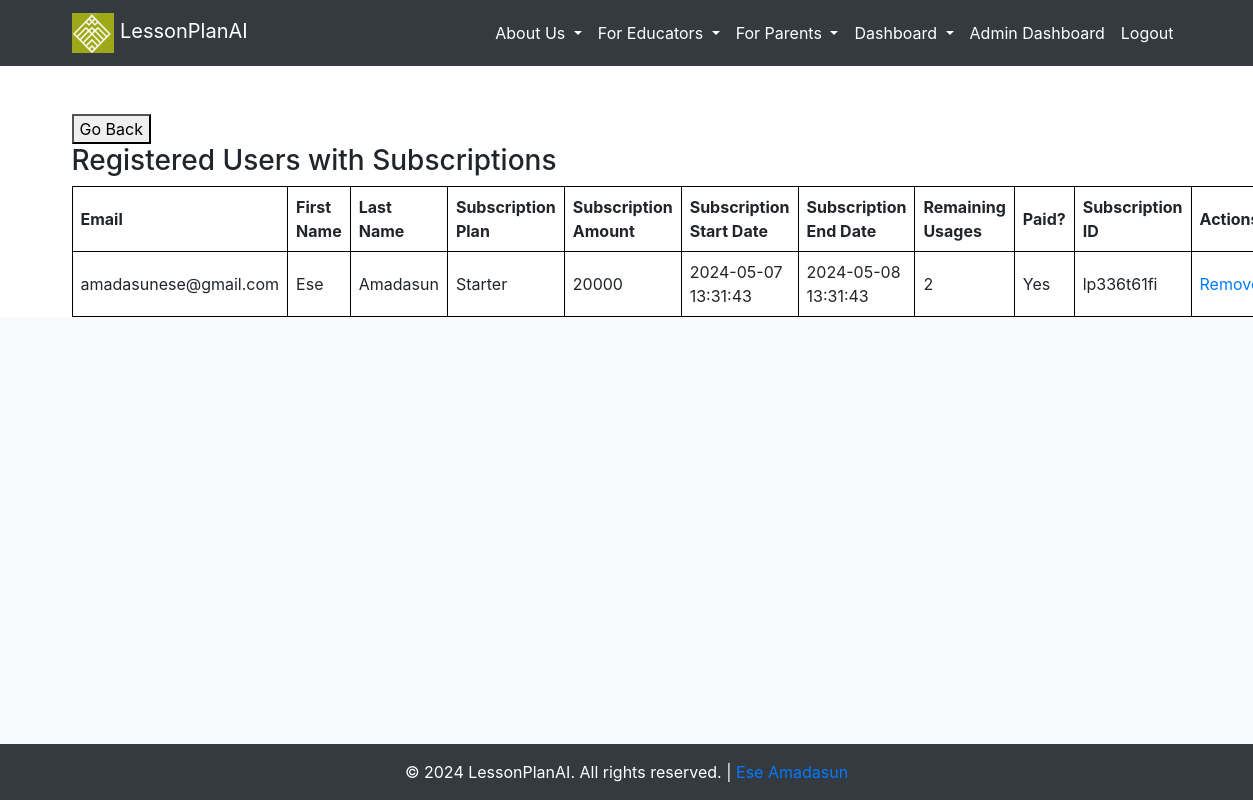
The app's page /subscribed_users (signed in) with its own data.
### src/accounts/models.py (models this page shows, shortened)
class User(UserMixin, db.Model):
    __tablename__ = "users"
    id = db.Column(db.Integer, primary_key=True)
    email = db.Column(db.String, unique=True, nullable=False)
    first_name = db.Column(db.String, nullable=False)
    last_name = db.Column(db.String, nullable=False)
    password = db.Column(db.String, nullable=False)
    created_on = db.Column(db.DateTime, nullable=False)
    is_admin = db.Column(db.Boolean, nullable=False, default=False)
    is_confirmed = db.Column(db.Boolean, nullable=True, default=False)
    confirmed_on = db.Column(db.DateTime, nullable=True)
    subscription = db.relationship('Subscription', backref='user', uselist=False)
    tutor = db.relationship('Tutor', backref='user', uselist=False)

class Subscription(db.Model):
    __tablename__ = "subscriptions"
    id = db.Column(db.Integer, primary_key=True)
    plan = db.Column(db.String(50))
    amount = db.Column(db.Integer)
    start_date = db.Column(db.DateTime, default=datetime.utcnow)
    end_date = db.Column(db.DateTime)
    remaining_usages = db.Column(db.Integer)
    paid = db.Column(db.Boolean, default=False)
    user_id = db.Column(db.Integer, db.ForeignKey('users.id'), nullable=False)
    paystack_subscription_id = db.Column(db.String(50), nullable=False)

### src/core/views.py (the view)
@core_bp.route('/subscribed_users')
def subscribed_users():
    users = User.query.filter(User.subscription != None).all()
    return render_template('accounts/subscribed_users.html', users=users)

### src/__init__.py (called while the page is built)
@login_manager.user_loader
def load_user(user_id):
    return User.query.filter(User.id == int(user_id)).first()

### src/templates/accounts/subscribed_users.html
{% extends "_base.html" %}
{% block content %}
<button onclick="window.history.back();">Go Back</button>
<br>
<h3>Registered Users with Subscriptions</h3>
  <table style="border-collapse: collapse; width: 100%;">
    <tr>
      <th style="border: 1px solid black;">Email</th>
      <th style="border: 1px solid black;">First Name</th>
      <th style="border: 1px solid black;">Last Name</th>
      <th style="border: 1px solid black;">Subscription Plan</th>
      <th style="border: 1px solid black;">Subscription Amount</th>
      <th style="border: 1px solid black;">Subscription Start Date</th>
      <th style="border: 1px solid black;">Subscription End Date</th>
      <th style="border: 1px solid black;">Remaining Usages</th>
      <th style="border: 1px solid black;">Paid?</th>
      <th style="border: 1px solid black;">Subscription ID</th>
      <th style="border: 1px solid black;">Actions</th>
    </tr>
    {% for user in users %}
      {% if user.subscription %}
        <tr>
          <td style="border: 1px solid black;">{{ user.email }}</td>
          <td style="border: 1px solid black;">{{ user.first_name }}</td>
          <td style="border: 1px solid black;">{{ user.last_name }}</td>
          <td style="border: 1px solid black;">{{ user.subscription.plan }}</td>
          <td style="border: 1px solid black;">{{ user.subscription.amount }}</td>
          <td style="border: 1px solid black;">{{ user.subscription.start_date.strftime('%Y-%m-%d %H:%M:%S') }}</td>
          <td style="border: 1px solid black;">{{ user.subscription.end_date.strftime('%Y-%m-%d %H:%M:%S') }}</td>
          <td style="border: 1px solid black;">{{ user.subscription.remaining_usages }}</td>
          <td style="border: 1px solid black;">{{ 'Yes' if user.subscription.paid else 'No' }}</td>
          <td style="border: 1px solid black;">{{ user.subscription.paystack_subscription_id }}</td>
          <td style="border: 1px solid black;">
            <a href="{{ url_for('core.delete_subscribed_user', subscription_id=user.subscription.id) }}">Remove</a>
          </td>
        </tr>
      {% endif %}
    {% endfor %}
  </table>
  {% endblock %}

### src/static/styles.css (style rules this page uses)
a { text-decoration: none; }
body { display: flex; flex-direction: column; min-height: 100vh; }
table { width: 100%; border-collapse: collapse; }
th, td { border: 1px solid black; padding: 8px; text-align: left; }
body { background-color: #f4f4f4; color: #333; font-family: 'Arial', sans-serif; }

### records on screen
User: email "amadasunese@gmail.com", first_name "Ese", last_name "Amadasun", subscription.plan "Starter", subscription.amount "20000", subscription.start_date "2024-05-07 13:31:43", subscription.end_date "2024-05-08 13:31:43", subscription.remaining_usages "2", subscription.paystack_subscription_id "lp336t61fi"
Subscription: paid "Yes"
